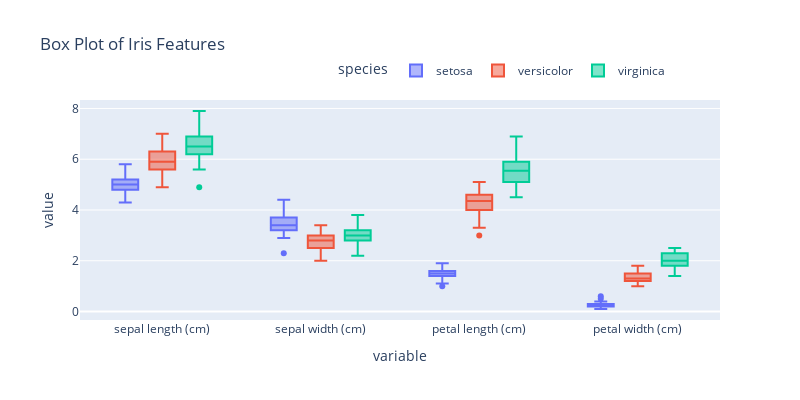

The notebook cell saved with this chart:
### Code cell
# Create a grouped box plot
fig = px.box(df_melt, x='variable', y='value', color='species', 
             width=800, height=400, title='Box Plot of Iris Features')
# Change the legend position to 'top'
fig.update_layout(legend=dict(x=0.4, y=1.2, orientation='h'))
# Show the plot
fig.show()

### Figure 1 — Plotly figure (JSON) as saved in the notebook; plotly's stock layout.template omitted (floating-point values rounded to 4 significant figures; data arrays with more than 128 entries replaced by an {"elided": "..."} marker saying what was removed)
{"data": [{"alignmentgroup": "True", "hovertemplate": "species=setosa<br>variable=%{x}<br>value=%{y}<extra></extra>", "legendgroup": "setosa", "marker": {"color": "#636efa"}, "name": "setosa", "notched": false, "offsetgroup": "setosa", "orientation": "v", "showlegend": true, "type": "box", "x": {"elided": "200 str values"}, "x0": " ", "xaxis": "x", "y": {"elided": "200 float values"}, "y0": " ", "yaxis": "y"}, {"alignmentgroup": "True", "hovertemplate": "species=versicolor<br>variable=%{x}<br>value=%{y}<extra></extra>", "legendgroup": "versicolor", "marker": {"color": "#EF553B"}, "name": "versicolor", "notched": false, "offsetgroup": "versicolor", "orientation": "v", "showlegend": true, "type": "box", "x": {"elided": "200 str values"}, "x0": " ", "xaxis": "x", "y": {"elided": "200 float values"}, "y0": " ", "yaxis": "y"}, {"alignmentgroup": "True", "hovertemplate": "species=virginica<br>variable=%{x}<br>value=%{y}<extra></extra>", "legendgroup": "virginica", "marker": {"color": "#00cc96"}, "name": "virginica", "notched": false, "offsetgroup": "virginica", "orientation": "v", "showlegend": true, "type": "box", "x": {"elided": "200 str values"}, "x0": " ", "xaxis": "x", "y": {"elided": "200 float values"}, "y0": " ", "yaxis": "y"}], "layout": {"boxmode": "group", "height": 400, "legend": {"orientation": "h", "title": {"text": "species"}, "tracegroupgap": 0, "x": 0.4, "y": 1.2}, "title": {"text": "Box Plot of Iris Features"}, "width": 800, "xaxis": {"anchor": "y", "domain": [0, 1], "title": {"text": "variable"}}, "yaxis": {"anchor": "x", "domain": [0, 1], "title": {"text": "value"}}}}
